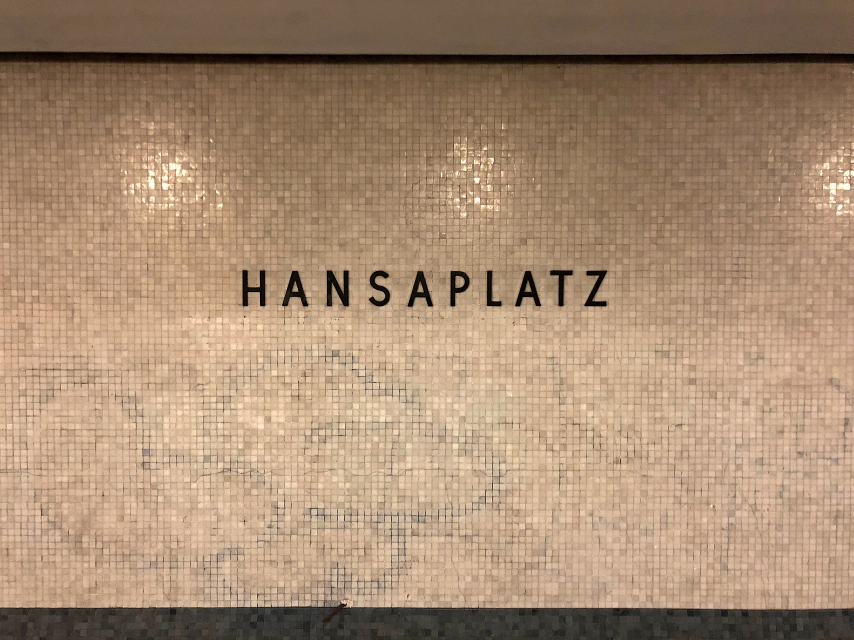
#> input picture images/hansaplatz.jpg, 2560 x 1920 px (shown at 1/3 size)
$ python -i img_to_text.py   (imports and definitions only)
#> lines starting #> are read from the running program, lines starting #| are printed output that depends on the picture; after the words box and inside, x2 and y2 are one past the last pixel; in counts of white or black regions, pixels touching at a corner belong together
from PIL import Image
import sys
import requests
from io import BytesIO
import pytesseract
from datetime import datetime

# ------------------------------------------------------------------------------
# Request image
# ------------------------------------------------------------------------------


def request_img(url):
    """Return image from internets with Requests and passed url.

    Keyword arguments:
    url -- url to image
    """
    response = requests.get(url)
    if response.status_code != 200:
        # raise Exception("URL Error: check URL and try again")
        return None
    img = Image.open(BytesIO(response.content))

    return img


# ------------------------------------------------------------------------------
# Preprocess image
# ------------------------------------------------------------------------------


# grayscale
def grayscale(img):
    return img.convert("L")


# edging
def edge(img):
    return img.filter(ImageFilter.FIND_EDGES)


# thresholding
def threshold(img, thresh):
    return img.point(lambda x: 255 if x > thresh else 0)


# invert
def invert(img):
    return ImageOps.invert(img)


def preprocess(img):
    img_gray = grayscale(img)
    img_threshold = threshold(img_gray, 180)
    result = img_threshold
    return result


# ------------------------------------------------------------------------------
# OCR Image
# ------------------------------------------------------------------------------


def ocr_img(img):
    """Recognize text with Tesseract and return string.

    Keyword arguments:
    response -- response from request_img
    """

    #   img = Image.open(BytesIO(response.content))
    # config = "--psm 6 --oem 3 -c tessedit_char_whitelist=0123456789abcdefghijklmnopqrstuvwxyz" #oem: default OCR engine; psm: assume single block text
    config = (
        r"--oem 3 --psm 6"  # oem: default OCR engine; psm: assume single block text
    )
    text = pytesseract.image_to_string(img, config=config, lang="eng")
    return text


# ------------------------------------------------------------------------------
# Main
# ------------------------------------------------------------------------------

# [15 lines not run here, left out]

>>> from PIL import Image
>>> picture = Image.open('images/hansaplatz.jpg')
#> picture is the input picture: PIL image 2560x1920 RGB; mean R, G, B 167.3, 139.5, 114
>>> result = preprocess(picture)
#> in grayscale, `return img.convert("L")`:
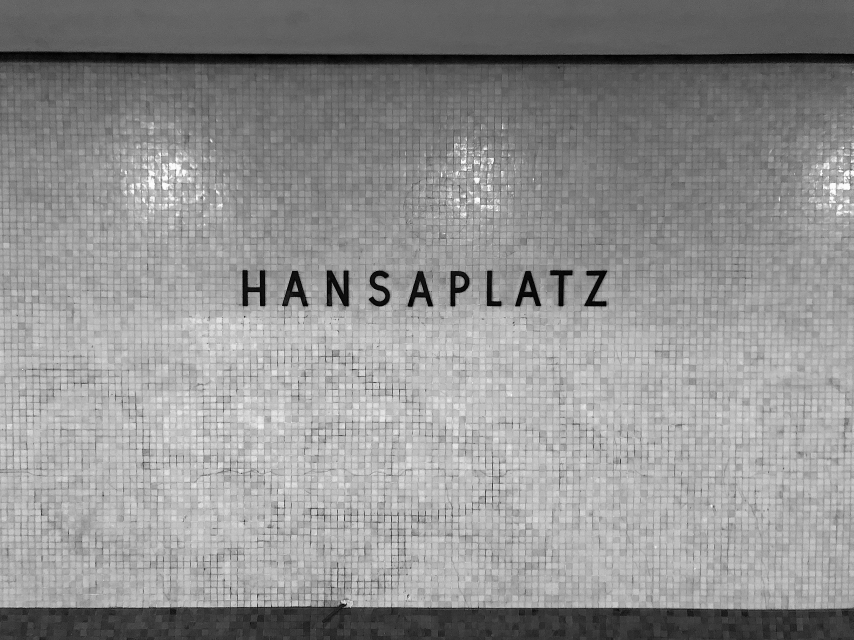
#> returned value: PIL image 2560x1920 L (shown at 1/3 size); min 0, max 255, mean 144.9
#> in threshold, `return img.point(lambda x: 255 if x > thresh else 0)`:
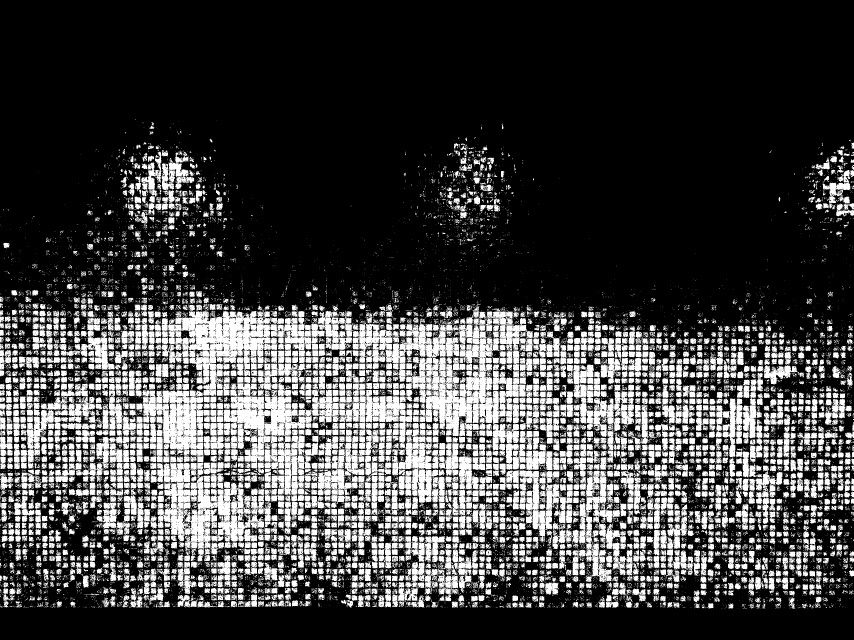
#> returned value: PIL image 2560x1920 L (shown at 1/3 size); 25.6% white; 18513 white regions (15350 under 20 px), largest, box (x1, y1, x2, y2) and area: (1058, 956, 1578, 1409) 81621, (485, 914, 1076, 1188) 60236, (671, 1150, 1017, 1486) 49375
